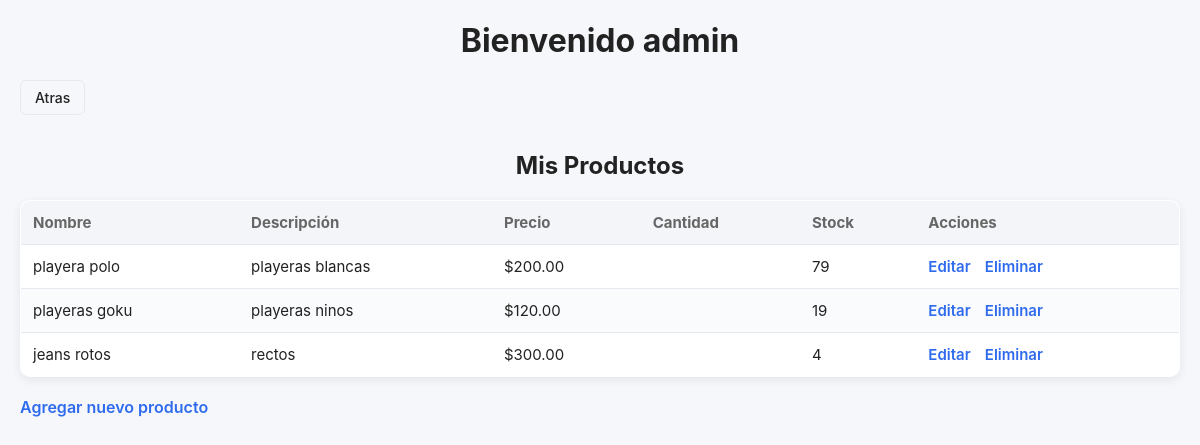
The app's page /proveedores/dashboard/ (signed in) with its own data.
### usuarios/models.py (models this page shows, shortened)
class CustomUser(AbstractUser):
    ROLE_CHOICES = (
        ('admin', 'Administrador'),
        ('vendedor', 'Vendedor'),
        ('proveedor', 'Proveedor'),
        ('cliente', 'Cliente'),
    )
    rol = models.CharField(max_length=20, choices=ROLE_CHOICES, default='cliente')

### proveedores/models.py (models this page shows, shortened)
class Producto(models.Model):
    proveedor_nombre = models.CharField(max_length=100, verbose_name="Proveedor", default="")
    nombre = models.CharField(max_length=100)
    descripcion = models.TextField(default="")
    precio = models.DecimalField(max_digits=10, decimal_places=2)
    stock = models.PositiveIntegerField(default="")
    activo = models.BooleanField(default=True)
    asignado_a = models.ForeignKey(
        settings.AUTH_USER_MODEL,
        on_delete=models.SET_NULL,
        null=True,
        blank=True,
        related_name="productos_asignados"
    )
    fecha_creacion = models.DateTimeField(auto_now_add=True)

### proveedores/views.py (the view)
# urls.py: path("dashboard/", views.dashboard_proveedor, name="dashboard"),
@login_required
def dashboard_proveedor(request):
    if hasattr(request.user, "proveedor"):
        productos = Producto.objects.filter(proveedor=request.user.proveedor)
    elif request.user.is_superuser:
        productos = Producto.objects.all()
    else:
        productos = Producto.objects.none()
    return render(request, "proveedores/dashboard.html", {"productos": productos})

### proveedores/templates/proveedores/dashboard.html (shortened to what this page needs)
<!DOCTYPE html>
<html lang="es">
<head>
    {% load static %}
    <link rel="stylesheet" href="{% static 'proveedores/css/styl.css' %}">
</head>
<body>
     <h1>Bienvenido {{ request.user.username }}</h1>
    <a href="{% url 'administrador:index' %}" class="btn">Atras</a>
    <h2>Mis Productos</h2>
    <table>
        <thead>
            <tr>
                <th scope="col">Nombre</th>
                <th scope="col">Descripción</th>
                <th scope="col">Precio</th>
                <th scope="col">Cantidad</th>
                <th scope="col">Stock</th>
                <th scope="col">Acciones</th>
            </tr>
        </thead>
        <tbody>
            {% for producto in productos %}
            <tr data-producto-id="{{ producto.id }}">
                <td>{{ producto.nombre }}</td>
                <td>{{ producto.descripcion }}</td>
                <td>${{ producto.precio|floatformat:2 }}</td>
                <td>{{ producto.cantidad }}</td>
                <td>{{ producto.stock }}</td>
                <td>
                    <a href="{% url 'proveedores:editar_producto' producto.id %}">Editar</a>
                    <a href="{% url 'proveedores:eliminar_producto' producto.id %}"
                       onclick="return confirm('¿Seguro que deseas eliminar este producto?');">
                       Eliminar
                    </a>
                </td>
            </tr>
            {% empty %}
            <tr>
                <td colspan="6">No has agregado productos aún.</td>
            </tr>
            {% endfor %}
        </tbody>
    </table>
    <a href="{% url 'proveedores:agregar_producto_proveedor' %}">Agregar nuevo producto</a>
</body>
</html>

### proveedores/static/proveedores/css/styl.css (style rules this page uses)
:root { --bg: #f6f7fb; --card: #ffffff; --muted: #666; --accent: #2f6bed; --danger: #d64545; --border: #e6e9ef; }
body { font-family: Inter, "Segoe UI", Roboto, Arial, sans-serif; margin: 20px; background-color: var(--bg); color: #222; }
h1, h2 { text-align: center; margin-bottom: 20px; font-weight: 700; color: #222; }
.btn { display: inline-block; padding: 8px 14px; margin-bottom: 16px; background-color: transparent; border-radius: 6px; border: 1px solid var(--border); text-decoration: none; color: #222; font-size: 14px; font-weight: 500; }
table { width: 100%; border-collapse: collapse; margin-bottom: 20px; background-color: var(--card); border: 1px solid var(--border); border-radius: 10px; overflow: hidden; box-shadow: 0 3px 10px rgba(15, 23, 36, 0.08); }
thead { background-color: #f3f5f9; color: var(--muted); font-weight: 600; }
th, td { padding: 12px; text-align: left; border-bottom: 1px solid var(--border); font-size: 15px; }
tbody tr:nth-child(even) { background-color: #fafbfc; }
a { margin-right: 10px; text-decoration: none; color: var(--accent); font-weight: 600; }

### records on screen
CustomUser: user.username "admin"
Producto: nombre "playera polo", descripcion "playeras blancas", precio "200.00", stock "79"
Producto: nombre "playeras goku", descripcion "playeras ninos", precio "120.00", stock "19"
Producto: nombre "jeans rotos", descripcion "rectos", precio "300.00", stock "4"
